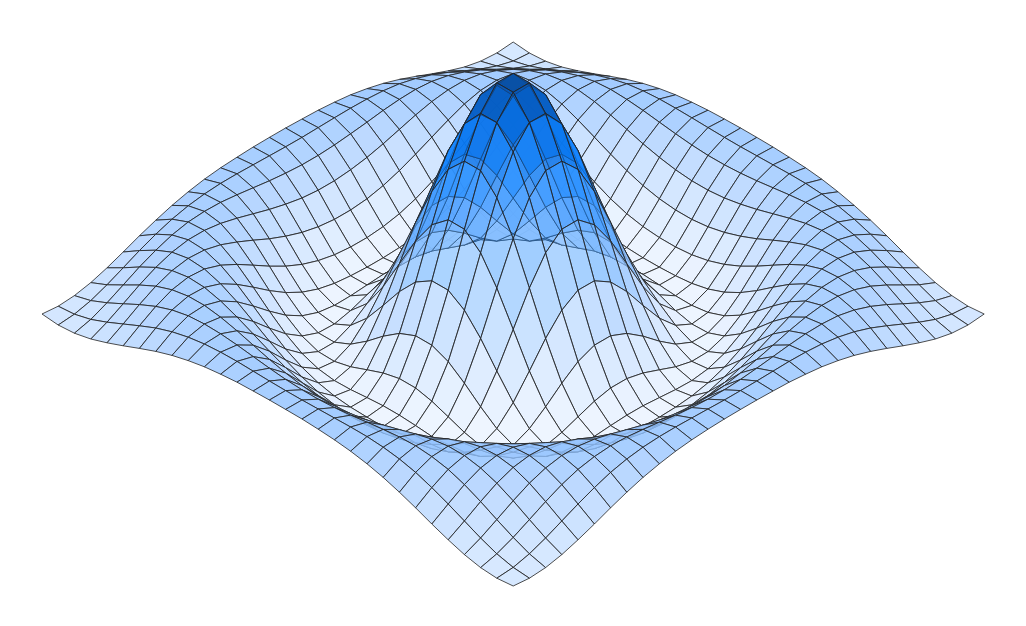

Describe this chart as a Vega-Lite specification.
### Vega specification from a JSON file in a GitHub repository (floating-point values rounded to 4 significant figures; data arrays with more than 128 entries replaced by an {"elided": "..."} marker saying what was removed)
{"$schema": "https://vega.github.io/schema/vega/v5.json", "width": 503, "height": 303, "padding": 5, "background": "white", "data": [{"name": "faces", "values": {"elided": "841 records"}}], "scales": [{"name": "col", "type": "linear", "domain": [-0.543, 2.535], "range": ["#EAF3FF", "#9CC7FF", "#3E9BFF", "#007AFF", "#0A4DA0"]}], "marks": [{"type": "path", "from": {"data": "faces"}, "encode": {"enter": {"path": {"field": "path"}, "fill": {"scale": "col", "field": "h"}, "fillOpacity": {"field": "shade"}, "stroke": {"value": "#222"}, "strokeWidth": {"value": 0.4}}}}]}
